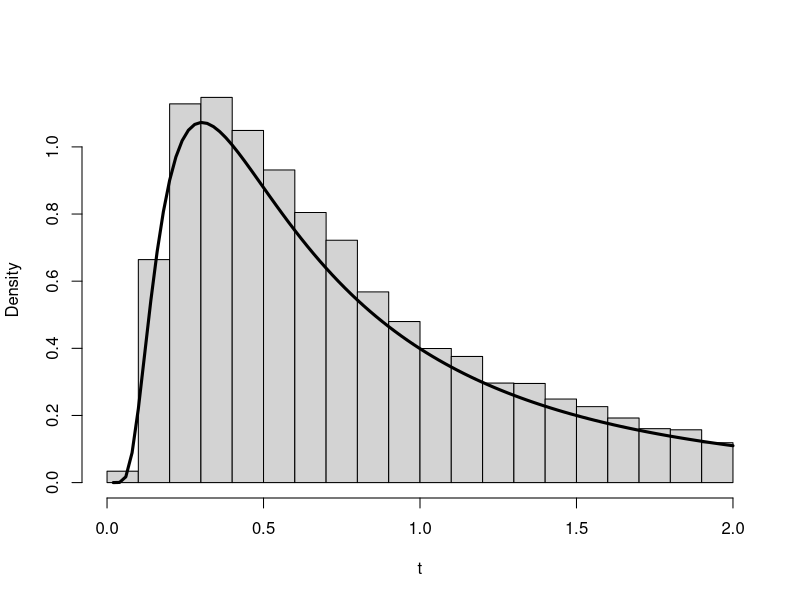

Write R code to recreate this figure.
### Simulate the hitting time for BM with drift, X = u*t + B

u <- 1
x <- 1
N <- 10000
T <- 2

rtau <- function(u,x,dt=1e-3,T=2)
    {
        t <- seq(0,T,dt)
        dB <- rnorm(length(t)-1,0,sqrt(dt))
        B <- c(0,cumsum(dB))
        X <- u*t + B
        tau <- (sum(cumprod(X<x))-1)*dt
        return(tau)
    }


tau <- sapply(1:N,function(i)rtau(u=u,x=x,T=T))

tau[tau==T] <- Inf

hist(tau,freq=FALSE,xlab=expression(t),ylab="Density",col="lightgrey",
    main=NULL) # expression("Histogram of "*tau*" and theoretical p.d.f. "*f[tau](t)))

plot(function(t)x*t^(-3/2)*dnorm(x/sqrt(t) ) *exp( u* x - u^2*t/2),
     from=0,to=2,add=TRUE,lwd=3)

dev.copy2pdf(file="simTauBMwithDrift.pdf")
